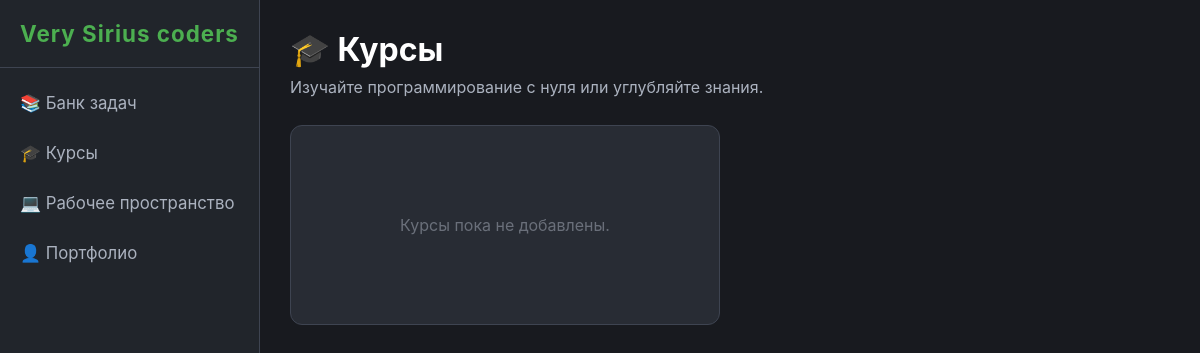
/course/, run on an earlier commit of the app's database.
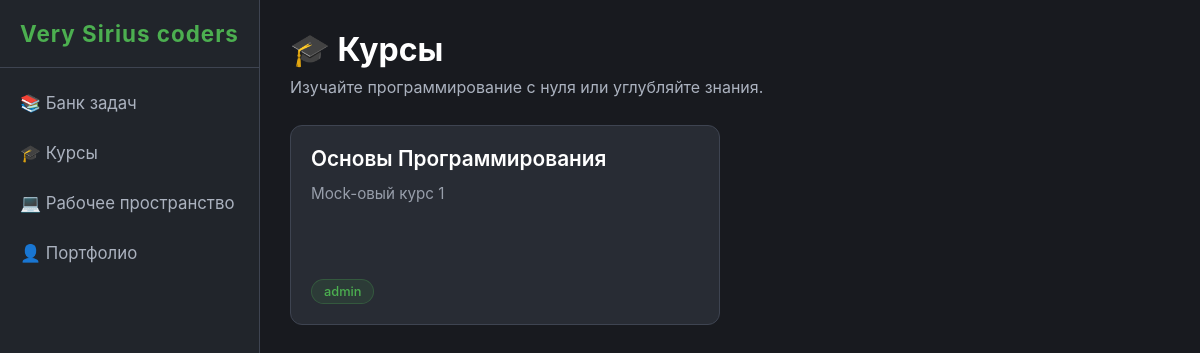
And on a later commit of the database.
### course/models.py (models this page shows, shortened)
class Course(models.Model):
    title = models.CharField(max_length=200, verbose_name="Название курса")
    description = models.TextField(verbose_name="Описание курса")
    author = models.ForeignKey(
        settings.AUTH_USER_MODEL,
        on_delete=models.CASCADE,
        related_name='authored_courses',
        verbose_name="Автор"
    )
    created_at = models.DateTimeField(auto_now_add=True, verbose_name="Дата создания")
    class Meta:
        verbose_name = "Курс"
        verbose_name_plural = "Курсы"
        ordering = ['-created_at']

### users/models.py (models this page shows, shortened)
class User(AbstractUser):
    level = models.IntegerField(default=1, verbose_name='Уровень')
    experience_points = models.IntegerField(default=0, verbose_name='Очки опыта')
    created_at = models.DateTimeField(auto_now_add=True, verbose_name='Дата регистрации')
    groups = models.ManyToManyField(
        'auth.Group',
        related_name='custom_user_set',
        blank=True,
        help_text='Группы, к которым принадлежит пользователь.',
        verbose_name='Группы'
    )
    user_permissions = models.ManyToManyField(
        'auth.Permission',
        related_name='custom_user_permissions_set',
        blank=True,
        help_text='Права пользователя.',
        verbose_name='Права'
    )
    class Meta:
        verbose_name = 'Пользователь'
        verbose_name_plural = 'Пользователи'
        db_table = 'users'

### crius/views.py (the view)
# urls.py: path('course/', views.course_list, name='course'),
def course_list(request):
    courses = Course.objects.all().select_related('author')
    return render(request, 'crius/course.html', {'courses': courses})

### crius/templates/crius/course.html (shortened to what this page needs)
{% extends 'crius/base.html' %}
{% load static %}
{% block content %}
<div id="courses-section" class="section active">
    <h1>🎓 Курсы</h1>
    <p style="margin-bottom: 4px;">Изучайте программирование с нуля или углубляйте знания.</p>
    <div class="courses-grid">
        {% for course in courses %}
        <a href="{% url 'course:detail' pk=course.pk %}" class="course-card">
            <div class="course-title">{{ course.title }}</div>
            <div class="course-desc">{{ course.description|truncatechars:120 }}</div>
            <div class="course-category">
                <span class="category-tag">{{ course.author.username }}</span>
            </div>
        </a>
        {% empty %}
        <div class="course-card" style="justify-content: center; align-items: center;">
            <p style="opacity: 0.5;">Курсы пока не добавлены.</p>
        </div>
        {% endfor %}
    </div>
</div>
{% endblock %}

What changed in the data, as far as the page shows it:
added Course: title "Основы Программирования", description "Mock-овый курс 1", author.username "admin"
Also different on the page:
text no longer shown: "Курсы пока не добавлены."
